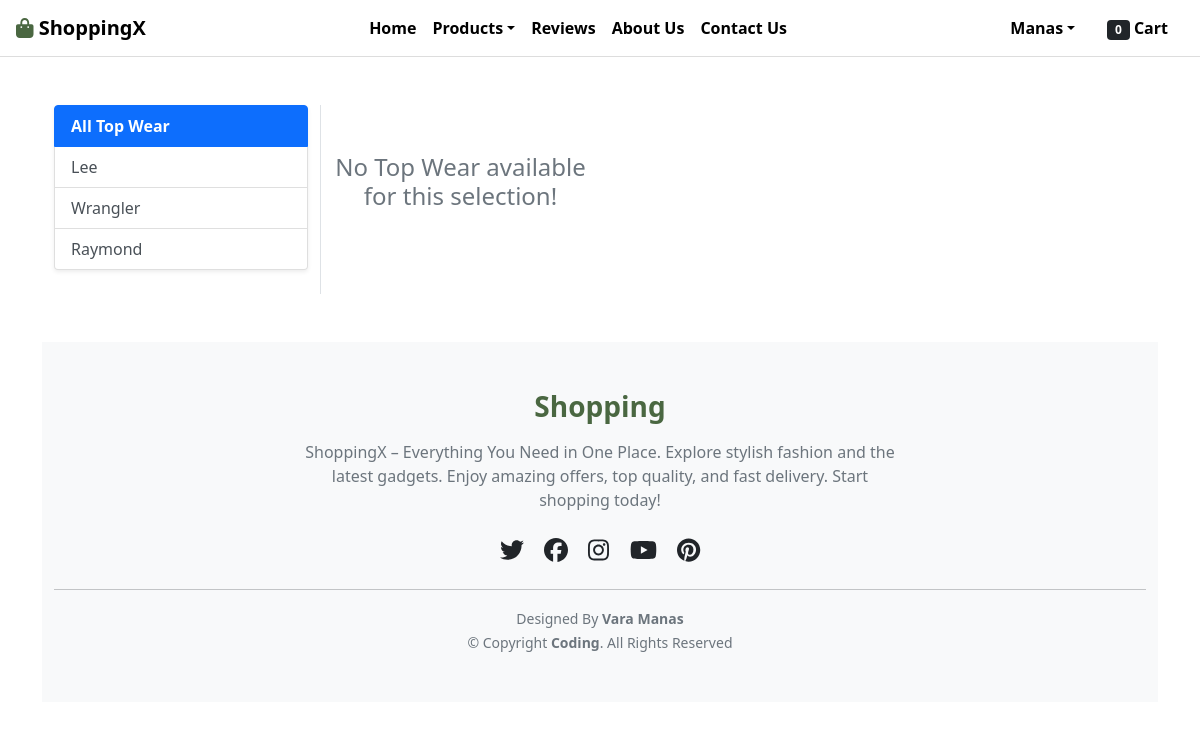
Page /topwear/ (signed in) on the earlier database version.
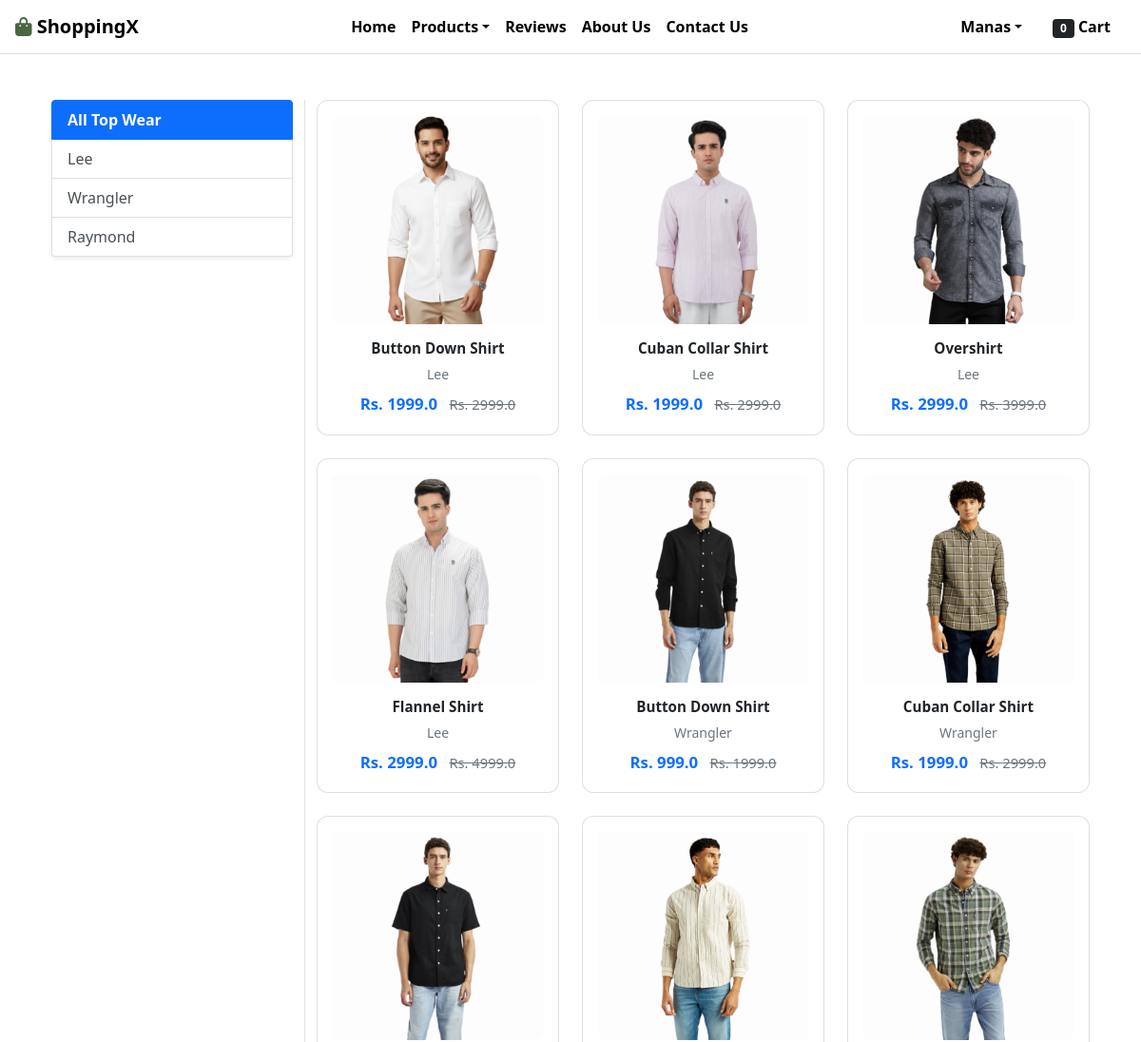
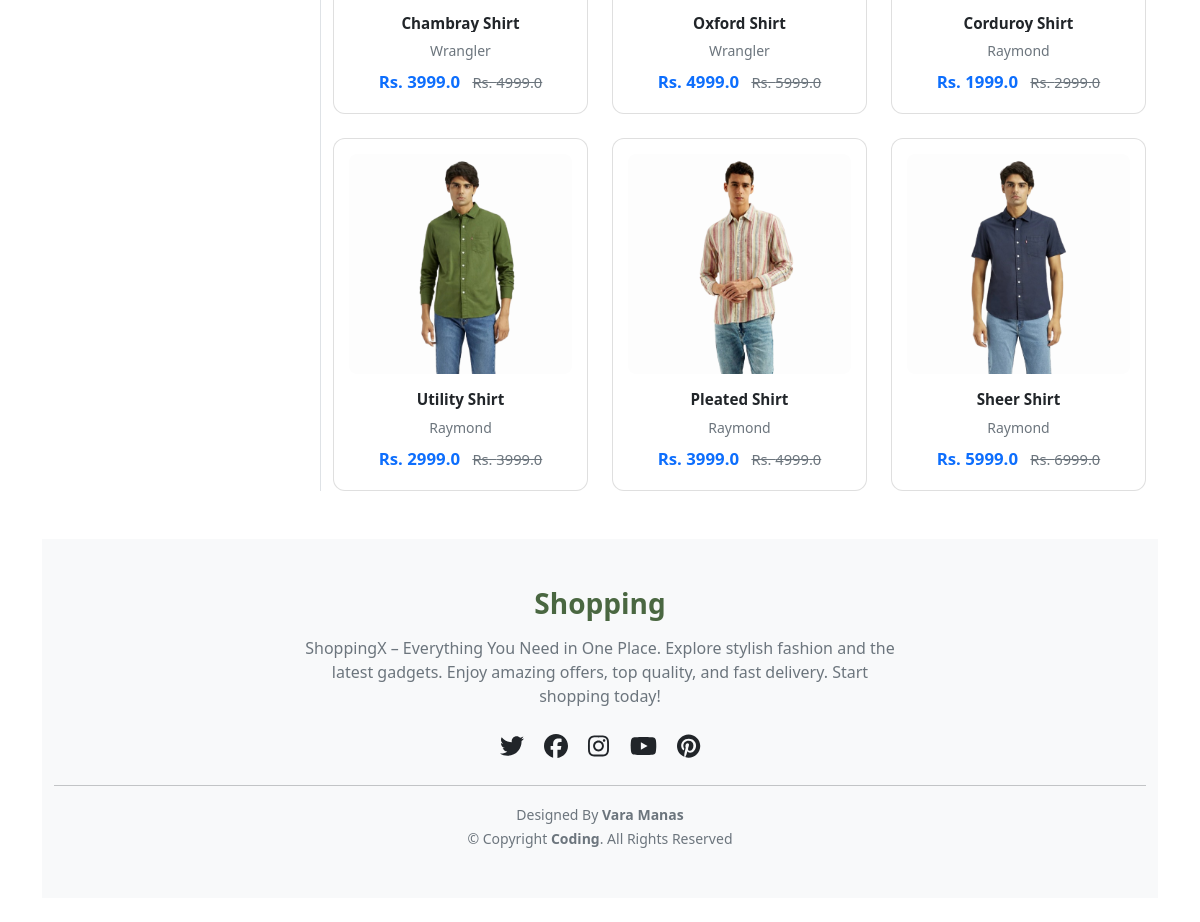
Same page on the later database version (2 pictures, top to bottom).
### app/models.py (models this page shows, shortened)
class Product(models.Model):
    title = models.CharField(max_length=100)
    selling_price = models.FloatField()
    discounted_price = models.FloatField()
    description = models.TextField()
    brand = models.CharField(choices=BRAND_CHOICES, max_length=100)
    category = models.CharField(choices=CATEGORY_CHOICES, max_length=2)
    product_image = models.ImageField(upload_to='productimg')

### app/views.py (the view)
# urls.py: path('topwear/', views.topwear, name='topwear'),
@login_required
def topwear(request, data=None):
    if data is None:
        topwears = Product.objects.filter(category='TW')
    else:
        topwears = Product.objects.filter(category='TW', brand=data)
    totalitem = 0
    if request.user.is_authenticated:
        totalitem = Cart.objects.filter(user=request.user).count()
    return render(request, 'app/topwear.html', {
        'topwear': topwears,
        'totalitem': totalitem
    })

### app/templates/app/topwear.html (shortened to what this page needs)
{% extends 'app/base.html' %}
{% load static %}
{% block main-content %}
<div class="container my-5">
 <div class="row">
  <div class="col-sm-3 border-end">
   <div class="list-group shadow-sm mb-4">
    <a href="{% url 'topwear' %}" class="list-group-item list-group-item-action fw-bold {% if not request.resolver_match.kwargs.data %}active{% endif %}">All Top Wear</a>
    <a href="{% url 'topweardata' 'Lee' %}" class="list-group-item list-group-item-action {% if request.resolver_match.kwargs.data == 'Lee' %}active{% endif %}">Lee</a>
    <a href="{% url 'topweardata' 'Wrangler' %}" class="list-group-item list-group-item-action {% if request.resolver_match.kwargs.data == 'Wrangler' %}active{% endif %}">Wrangler</a>
    <a href="{% url 'topweardata' 'Raymond' %}" class="list-group-item list-group-item-action {% if request.resolver_match.kwargs.data == 'Raymond' %}active{% endif %}">Raymond</a>
   </div>
  </div>
  <div class="col-sm-9">
   <div class="row row-cols-1 row-cols-md-3 g-4">
    {% for product in topwear %}
     <div class="col">
      <a href="{% url 'product-detail' product.id %}" class="card-link">
        <div class="card product-card-custom">
         <div class="product-img-container">
          <img src="{{ product.product_image.url }}" alt="{{ product.title }}">
         </div>
         <div class="card-body pt-3 pb-1 px-1">
          <h6 class="fw-bold text-dark text-truncate mb-2" style="font-size: 0.95rem;">{{ product.title }}</h6>
          <p class="text-muted small mb-2">{{ product.brand }}</p>
          <div class="fw-bold text-primary mb-0" style="font-size: 1.05rem;">
           Rs. {{ product.discounted_price }}
           <small class="text-decoration-line-through text-muted small ms-2 fw-normal">Rs. {{ product.selling_price }}</small>
          </div>
         </div>
        </div>
      </a>
     </div>
    {% empty %}
     <div class="col-12 text-center py-5">
      <h4 class="text-muted">No Top Wear available for this selection!</h4>
     </div>
    {% endfor %}
   </div>
  </div>
 </div>
</div>
<footer class="py-5" style="background-color: #f8f9fa;">
    <div class="container text-center">
        <div class="mb-3">
            <h3 class="fw-bold" style="color: #4a6741;">  </i>Shopping</h3>
        </div>
        <p class="text-muted mb-4" style="max-width: 600px; margin: 0 auto;">
           ShoppingX – Everything You Need in One Place.
Explore stylish fashion and the latest gadgets.
Enjoy amazing offers, top quality, and fast delivery.
Start shopping today!
        </p>
        <div class="mb-4">
            <a href="#" class="text-dark mx-2 h4"><i class="fab fa-twitter"></i></a>
            <a href="#" class="text-dark mx-2 h4"><i class="fab fa-facebook"></i></a>
            <a href="#" class="text-dark mx-2 h4"><i class="fab fa-instagram"></i></a>
            <a href="#" class="text-dark mx-2 h4"><i class="fab fa-youtube"></i></a>
            <a href="#" class="text-dark mx-2 h4"><i class="fab fa-pinterest"></i></a>
        </div>
        <hr>
        <div class="text-muted">
            <small>Designed By <strong>Vara Manas</strong></small><br>
            <small>&copy; Copyright <strong>Coding</strong>. All Rights Reserved</small>
        </div>
    </div>
</footer>
{% endblock main-content %}

### app/templates/app/base.html (shortened to what this page needs)
<!doctype html>
{% load static %}
<html lang="en">
<head>
    <link href="https://cdn.jsdelivr.net/npm/bootstrap@5.0.0-beta1/dist/css/bootstrap.min.css" rel="stylesheet">
    <link rel="stylesheet" href="https://cdnjs.cloudflare.com/ajax/libs/OwlCarousel2/2.3.4/assets/owl.carousel.min.css">
    <link rel="stylesheet" href="https://cdnjs.cloudflare.com/ajax/libs/OwlCarousel2/2.3.4/assets/owl.theme.default.min.css">
    <link rel="stylesheet" href="https://cdnjs.cloudflare.com/ajax/libs/font-awesome/5.15.4/css/all.min.css">
    <link rel="stylesheet" href="{% static 'app/css/all.min.css' %}">
    <link rel="stylesheet" href="{% static 'app/css/style.css' %}">
</head>
<body>
    <nav class="navbar navbar-expand-lg navbar-light">
        <div class="container-fluid px-3">
            <a class="navbar-brand fw-bold ms-3" href="/">
                <i class="fas fa-shopping-bag" style="color: #4a6741;"></i> ShoppingX
            </a>
            <div class="collapse navbar-collapse" id="navbarSupportedContent">
                <ul class="navbar-nav mx-auto mb-2 mb-lg-0">
                    <li class="nav-item"><a class="nav-link" href="/">Home</a></li>
                    {% if request.user.is_authenticated %}
                        <li class="nav-item dropdown custom-dropdown">
                            <a class="nav-link dropdown-toggle" href="#" id="productsDropdown" role="button" data-bs-toggle="dropdown">Products</a>
                        </li>
                        <li class="nav-item"><a class="nav-link" href="{% url 'review' %}">Reviews</a></li>
                    {% endif %}
                    <li class="nav-item"><a class="nav-link" href="{% url 'about' %}">About Us</a></li>
                    <li class="nav-item"><a class="nav-link" href="{% url 'contact' %}">Contact Us</a></li>
                </ul>
                <ul class="navbar-nav mb-2 mb-lg-0 me-3">
                    {% if request.user.is_authenticated %}
                    <li class="nav-item dropdown custom-dropdown mx-2">
                        <a class="nav-link dropdown-toggle" href="#" id="profileDropdown" role="button" data-bs-toggle="dropdown">{{ request.user.username|capfirst }}</a>
                    </li>
                    <li class="nav-item mx-2">
                        <a href="{% url 'showcart' %}" class="nav-link">
                            <span class="badge bg-dark cart-badge-animation">{% if totalitem %}{{ totalitem }}{% else %}0{% endif %}</span> Cart
                        </a>
                    </li>
                    {% else %}
                    <li class="nav-item mx-2"><a href="{% url 'login' %}" class="nav-link">Login</a></li>
                    <li class="nav-item mx-2"><a href="{% url 'customerregistration' %}" class="nav-link">Registration</a></li>
                    {% endif %}
                </ul>
            </div>
        </div>
    </nav>
    <div class="container my-4">
        {% block main-content %}{% endblock main-content %}
    </div>
</body>
</html>

### app/static/app/css/style.css (style rules this page uses)
body { animation: fadeIn 1.5s ease-in; margin: 0 !important; padding: 0 !important; width: 100% !important; max-width: 100%; overflow-x: hidden; min-height: 100vh; }

### app/templates/app/base.html (style rules this page uses)
* { margin: 0; padding: 0; box-sizing: border-box; }
html, body { width: 100% !important; overflow-x: hidden; margin-top: 0 !important; padding-top: 0 !important; }
.container-fluid { padding-left: 0 !important; padding-right: 0 !important; margin-top: 0 !important; padding-top: 0 !important; }
.navbar { background-color: #ffffff !important; border-bottom: 1px solid #ddd; margin-top: 0 !important; top: 0 !important; }
.navbar-nav .nav-link { color: #000000 !important; font-weight: bold; }
.navbar-brand { color: #000000 !important; }
.cart-badge-animation { display: inline-block; animation: pulse-animation 1.5s infinite; }

### app/templates/app/topwear.html (style rules this page uses)
.card-link { text-decoration: none !important; display: block; color: initial; }
.product-card-custom { border: 1px solid rgba(0,0,0,0.125) !important; border-radius: 12px !important; background-color: #ffffff; padding: 15px; transition: all 0.3s ease-in-out !important; height: 100%; text-align: center; }
.product-img-container { overflow: hidden; position: relative; border-radius: 8px; height: 220px; background-color: #fdfdfd; display: flex; align-items: center; justify-content: center; }
.product-img-container img { max-width: 100%; max-height: 100%; object-fit: contain; transition: transform 0.4s ease-in-out !important; }

Differences in the rows shown:
added Product: product_image (picture), title "Button Down Shirt", brand "Lee", discounted_price "1999.0", selling_price "2999.0"
added Product: product_image (picture), title "Cuban Collar Shirt", brand "Lee", discounted_price "1999.0", selling_price "2999.0"
added Product: product_image (picture), title "Overshirt", brand "Lee", discounted_price "2999.0", selling_price "3999.0"
added Product: product_image (picture), title "Flannel Shirt", brand "Lee", discounted_price "2999.0", selling_price "4999.0"
added Product: product_image (picture), title "Button Down Shirt", brand "Wrangler", discounted_price "999.0", selling_price "1999.0"
added Product: product_image (picture), title "Cuban Collar Shirt", brand "Wrangler", discounted_price "1999.0", selling_price "2999.0"
added Product: product_image (picture), title "Chambray Shirt", brand "Wrangler", discounted_price "3999.0", selling_price "4999.0"
added Product: product_image (picture), title "Oxford Shirt", brand "Wrangler", discounted_price "4999.0", selling_price "5999.0"
added Product: product_image (picture), title "Corduroy Shirt", brand "Raymond", discounted_price "1999.0", selling_price "2999.0"
added Product: product_image (picture), title "Utility Shirt", brand "Raymond", discounted_price "2999.0", selling_price "3999.0"
added Product: product_image (picture), title "Pleated Shirt", brand "Raymond", discounted_price "3999.0", selling_price "4999.0"
added Product: product_image (picture), title "Sheer Shirt", brand "Raymond", discounted_price "5999.0", selling_price "6999.0"
Other differences:
text no longer shown: "No Top Wear available for this selection!"
